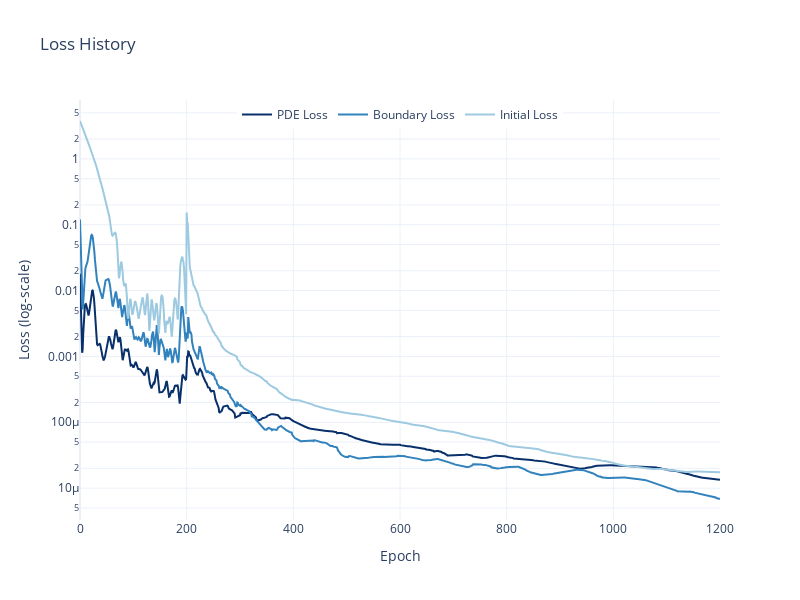

Write notebook code for a chart like this one.
### Markdown cell above
### QN Training

### Code cell
boundary_samples = 500
interior_samples = boundary_samples*assets*2
initial_samples = boundary_samples*assets*2

# We create new samples
dataset = SampledDataset(
    params, interior_samples, initial_samples, boundary_samples, sampler, dtype, device, seed=0)

optimizer = SSBroyden(
    model.parameters(),
    max_iter=1_000,
)
batch_size = len(dataset) # we use all samples

closure = closure.with_dataset(
    dataset, loader_opts={'batch_size': batch_size, "shuffle": False, "pin_memory": True})

trainer = trainer.with_optimizer(optimizer).with_training_step(closure)
trainer.train()

state = closure.get_state()
plot_loss(state, smooth=False)

### Figure 1 — Plotly figure (JSON) as saved in the notebook; plotly's stock layout.template omitted (floating-point values rounded to 4 significant figures; data arrays with more than 128 entries replaced by an {"elided": "..."} marker saying what was removed)
{"data": [{"line": {"color": "#08306B"}, "mode": "lines", "name": "PDE Loss", "type": "scatter", "x": {"elided": "1201 int values"}, "y": {"elided": "1201 float values"}}, {"line": {"color": "#3182BD"}, "mode": "lines", "name": "Boundary Loss", "type": "scatter", "x": {"elided": "1201 int values"}, "y": {"elided": "1201 float values"}}, {"line": {"color": "#9ECAE1"}, "mode": "lines", "name": "Initial Loss", "type": "scatter", "x": {"elided": "1201 int values"}, "y": {"elided": "1201 float values"}}], "layout": {"height": 600, "legend": {"orientation": "h", "x": 0.5, "xanchor": "center", "y": 1, "yanchor": "top"}, "title": {"text": "Loss History"}, "width": 800, "xaxis": {"title": {"text": "Epoch"}}, "yaxis": {"title": {"text": "Loss (log‑scale)"}, "type": "log"}}}
